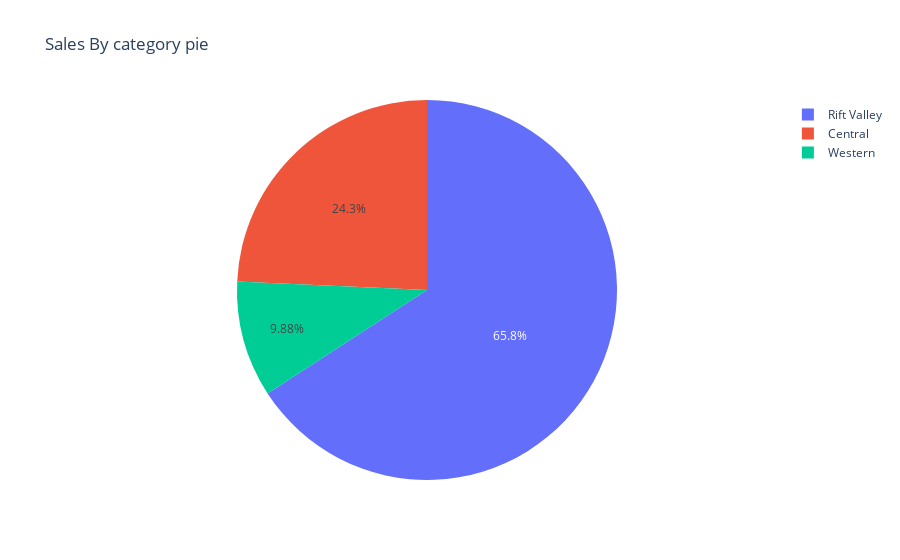

Notebook cell for this chart:
### Code cell
# using plotly
import plotly.express as px

sales_by_region = df.groupby("region")['total_sales'].sum().reset_index()
sales_by_region
fig = px.pie(sales_by_region,names='region',values='total_sales',title="Sales By category pie")
fig.show()

### Figure 1 — Plotly figure (JSON) as saved in the notebook; plotly's stock layout.template omitted (floating-point values rounded to 4 significant figures)
{"data": [{"domain": {"x": [0, 1], "y": [0, 1]}, "hovertemplate": "region=%{label}<br>total_sales=%{value}<extra></extra>", "labels": ["Central", "Rift Valley", "Western"], "legendgroup": "", "name": "", "showlegend": true, "type": "pie", "values": [5900.0, 16000.0, 2400.0]}], "layout": {"legend": {"tracegroupgap": 0}, "title": {"text": "Sales By category pie"}}}
